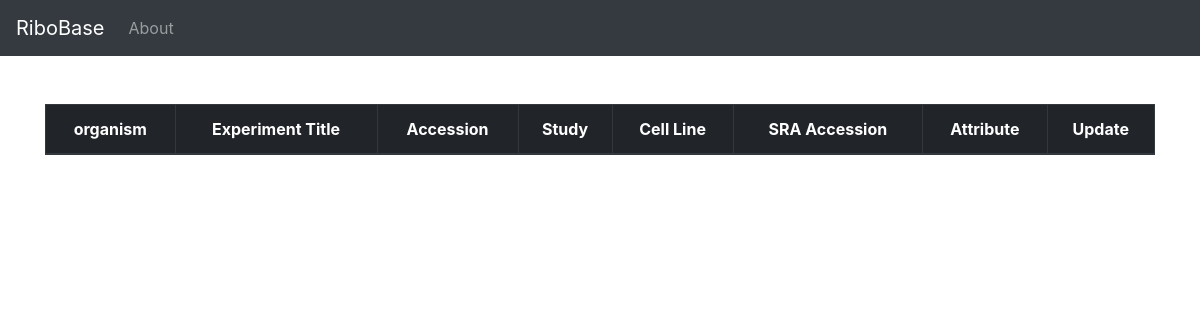
/DataSearchPage/31, run on an earlier commit of the app's database.
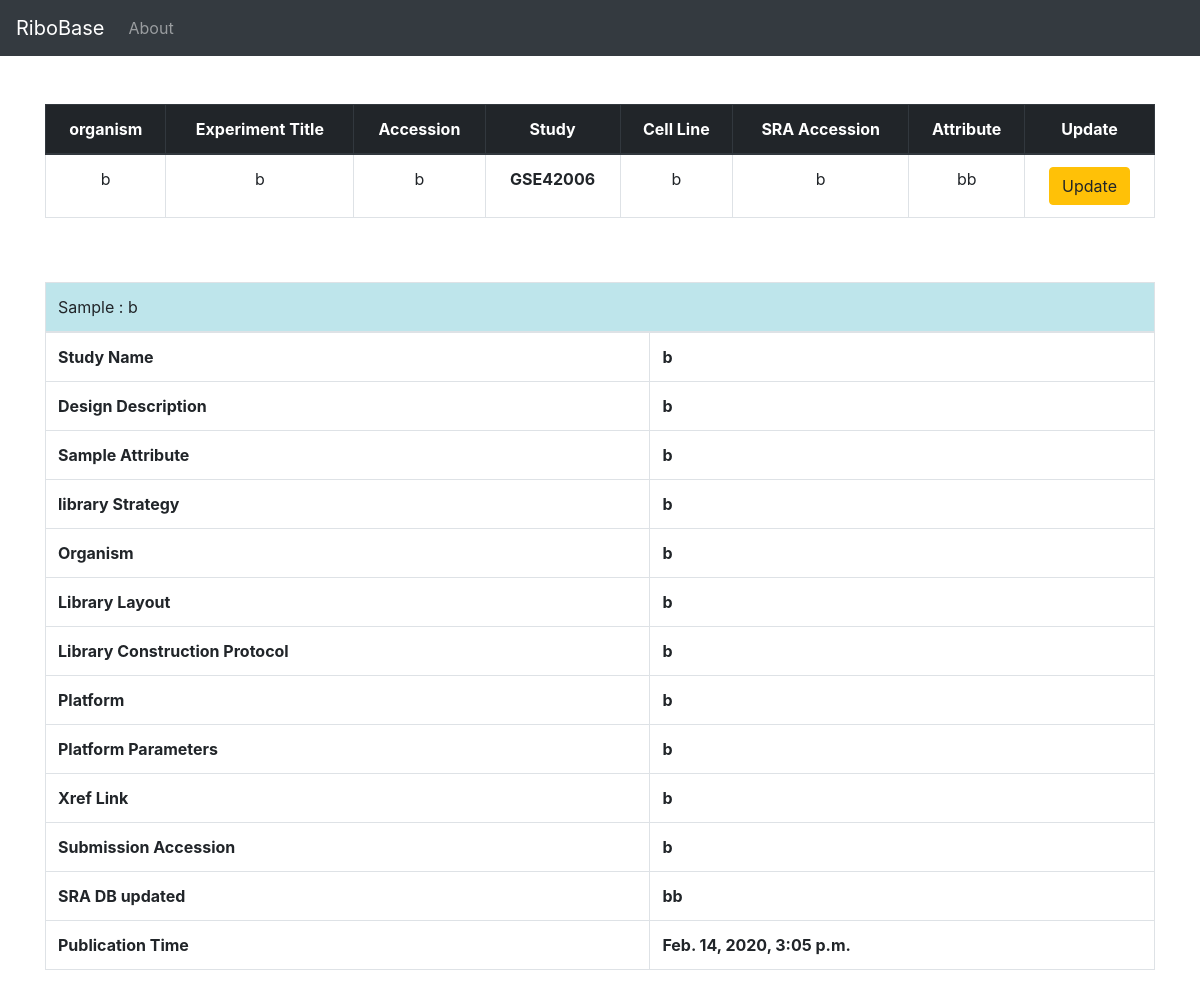
And on a later commit of the database.
### project/models.py (models this page shows, shortened)
class Experiment(models.Model):
    study = models.ForeignKey('Study',blank = False,on_delete = models.CASCADE,related_name="experiment")
    experiment_alias = models.CharField(max_length = 200,unique = True,blank = False)
    experiment_accession = models.CharField(max_length = 200,unique = True,blank = False)
    experiment_title = models.CharField(max_length = 200,blank = False)
    study_name = models.CharField(max_length = 200,blank = False)
    design_description = models.TextField(max_length = 200,blank = True)
    sample_accession = models.CharField(max_length = 200,blank = True)
    sample_attribute = models.TextField(max_length = 200,blank = True)
    library_strategy = models.CharField(max_length = 200,blank = True)
    library_layout = models.CharField(max_length = 200,blank = True)
    library_construction_protocol = models.TextField(max_length = 200,blank = True)
    platform = models.CharField(max_length = 200,blank = False)
    platform_parameters = models.CharField(max_length = 200,blank = False)
    xref_link = models.CharField(max_length = 200,blank = False)
    experiment_attribute = models.CharField(max_length = 200,blank = False)
    submission_accession = models.CharField(max_length = 200,blank = False)
    sradb_updated = models.CharField(max_length = 200,blank = False)
    organism = models.CharField(max_length = 200,blank = False)
    cell_line = models.CharField(max_length = 200,blank = False)
    experiment_file = models.FileField(blank = True,null = True)
    create_date = models.DateTimeField(auto_now_add = True)

class Study(models.Model):
    geo_accession = models.CharField( max_length = 50,unique = True,blank = False)
    study_accession = models.CharField(max_length = 50,unique = True,blank = False)
    study_title = models.CharField(max_length = 200,unique = False,blank = True)
    study_type = models.CharField(max_length = 100,unique = False,blank = True)
    study_abstract = models.TextField(blank = True)
    study_description = models.CharField(max_length = 200,unique = False,blank = True)
    xref_link = models.CharField(max_length = 200,unique = False,blank = True)
    submission_accession = models.CharField(max_length = 50,unique = False,blank = True)
    sradb_updated = models.CharField(max_length = 200,unique = False,blank = True)
    create_date = models.DateTimeField(auto_now_add = True)
    def __str__(self):
        return self.geo_accession

### project/views.py (the view)
# urls.py: path('DataSearchPage/<int:id>',views.DataSearchPage,name="DataSearchPage"),
def DataSearchPage(request,id):
    experiments = Experiment.objects.filter(id=id).all()
    return render(request,"DataSearchPage.html",{"experiments":experiments})

### templates/DataSearchPage.html
{% extends "layout.html" %}
{% block body %}
<br><br>
  <table class="table table-bordered table-hover">
    <thead class="thead-dark">
      <tr>
        <th scope="col"><center>organism</center></th>
        <th scope="col"><center>Experiment Title</center></th>
        <th scope="col"><center>Accession</center></th>
        <th scope="col"><center>Study</center></th>
        <th scope="col"><center>Cell Line</center></th>
        <th scope="col"><center>SRA Accession</center></th>
        <th scope="col"><center>Attribute</center></th>
        <th scope="col"><center>Update</center></th>
      </tr>
    </thead>
    <tbody>
    {% for experiment in experiments %}
    <tr>
      <td><center>{{experiment.organism}}</center></td>
      <td><center>{{experiment.experiment_title}}</center></td>
      <td><center>{{experiment.experiment_accession}}</center></td>
      <th><center>{{ experiment.study}}</center></th>
      <td><center>{{experiment.cell_line}}</center></td>
      <td><center>{{experiment.sample_accession}}</center></td>
      <td><center>{{experiment.experiment_attribute}}</center></td>
      <td><center><a href="/UpdateExperiment/{{experiment.id}}" class ="btn btn-warning">Update</center></td>
        </tr>
      {% endfor %}
    </tbody>
  </table>
  <br><br>
  <table class="table table-bordered table-hover">
    <thead class="thead-dark">
      {% for experiment in experiments %}
      <tr class="table-info">
        <td colspan="5" >Sample : {{ experiment.experiment_alias}}</tdcolspan="2">
      </tr>
    </thead>
    <tbody>
      <tr>
            <th colspan="1">Study Name</th>
            <th colspan="5">{{ experiment.study_name}}</th>
      </tr>
      <tr>
        <th scope="col">Design Description</th>
        <th>{{ experiment.design_description }}</th>
      </tr>
      <tr>
        <th scope="col">Sample Attribute</th>
        <th>{{ experiment.sample_attribute}}</th>
      </tr>
      <tr>
        <th scope="col">library Strategy</th>
        <th>{{ experiment.library_strategy}}</th>
      </tr>
      <tr>
        <th scope="col">Organism</th>
        <th>{{ experiment.organism}}</th>
      </tr>
      <tr>
        <th scope="col">Library Layout</th>
        <th>{{ experiment.library_layout}}</th>
      </tr>
      <tr>
        <th scope="col">Library Construction Protocol</th>
        <th>{{ experiment.library_construction_protocol}}</th>
      </tr>
      <tr>
        <th scope="col">Platform</th>
        <th>{{ experiment.platform}}</th>
      </tr>
      <tr>
        <th scope="col">Platform Parameters</th>
        <th>{{ experiment.platform_parameters}}</th>
      </tr>
      <tr>
        <th scope="col">Xref Link</th>
        <th>{{ experiment.xref_link}}</th>
      </tr>
      <tr>
        <th scope="col">Submission Accession</th>
        <th>{{ experiment.submission_accession}}</th>
      </tr>
      <tr>
        <th scope="col">SRA DB updated</th>
        <th>{{ experiment.sradb_updated}}</th>
      </tr>
      <tr>
        <th scope="col">Publication Time</th>
        <th>{{experiment.create_date}}</th>
      </tr>
      {% endfor %}
    </tbody>
  </table>
{% endblock body %}

### templates/layout.html (shortened to what this page needs)
<!DOCTYPE html>
{% load static %}
<html lang="en">
<head>
    <link rel="stylesheet" href="https://maxcdn.bootstrapcdn.com/bootstrap/4.0.0/css/bootstrap.min.css">
    <link rel="stylesheet" href="{% static 'style.css' %}">
</head>
<body background-color: coral; >
    {% include "includes/navbar.html" %}
    <div class="container" style="margin-bottom: 150px;">
        {% block body %}
        {% endblock body %}
    </div>
<body>
</html>

### templates/includes/navbar.html (shortened to what this page needs)
<nav class="navbar navbar-expand-lg navbar-dark bg-dark">
    <a class="navbar-brand" href="http://localhost:8000/">RiboBase</a>
    <div class="collapse navbar-collapse" id="navbarSupportedContent">
      <ul class="navbar-nav mr-auto">
    <li class="text-white">
      <a class="nav-link" href="/about">About</a>
    </li>
      </ul>
    </div>
  </nav>

What changed in the data, as far as the page shows it:
added Experiment: organism "b", experiment_title "b", experiment_accession "b", study "GSE42006", cell_line "b", sample_accession "b", experiment_attribute "bb", experiment_alias "b", study_name "b", design_description "b", sample_attribute "b", library_strategy "b", library_layout "b", library_construction_protocol "b", platform "b", platform_parameters "b", xref_link "b", submission_accession "b", sradb_updated "bb", create_date "Feb. 14, 2020, 3:05 p.m."
